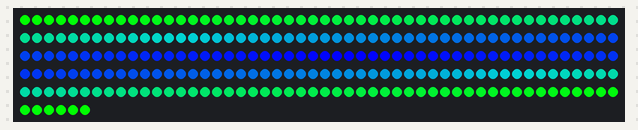
The sketch below on a simulated Arduino Uno, built with avr-gcc and run on an emulated ATmega328P. Parts: 256 RGB LEDs in strip order, left to right, continuing on the next row.

Above: at 0.17 s.
At 1.69 s:
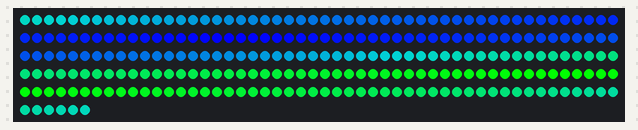
At 3.51 s:
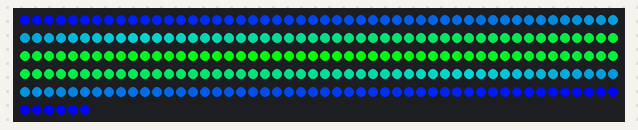
At 5.02 s:
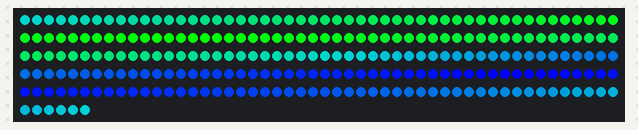
At 6.87 s:
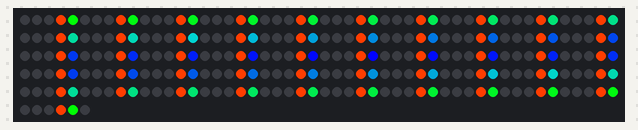
At 34.43 s:
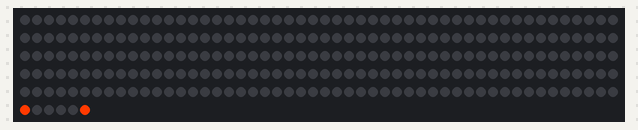

The sketch:

NUI_010_Ambient.ino
```cpp
#include <Adafruit_NeoPixel.h>
#ifdef __AVR__
#include <avr/power.h>
#endif

#define PIN 6

// Parameter 1 = number of pixels in strip
// Parameter 2 = Arduino pin number (most are valid)
// Parameter 3 = pixel type flags, add together as needed:
//   NEO_KHZ800  800 KHz bitstream (most NeoPixel products w/WS2812 LEDs)
//   NEO_KHZ400  400 KHz (classic 'v1' (not v2) FLORA pixels, WS2811 drivers)
//   NEO_GRB     Pixels are wired for GRB bitstream (most NeoPixel products)
//   NEO_RGB     Pixels are wired for RGB bitstream (v1 FLORA pixels, not v2)
//   NEO_RGBW    Pixels are wired for RGBW bitstream (NeoPixel RGBW products)
Adafruit_NeoPixel strip = Adafruit_NeoPixel(256, PIN, NEO_GRB + NEO_KHZ800);

// IMPORTANT: To reduce NeoPixel burnout risk, add 1000 uF capacitor across
// pixel power leads, add 300 - 500 Ohm resistor on first pixel's data input
// and minimize distance between Arduino and first pixel.  Avoid connecting
// on a live circuit...if you must, connect GND first.

void setup() {
  // This is for Trinket 5V 16MHz, you can remove these three lines if you are not using a Trinket
#if defined (__AVR_ATtiny85__)
  if (F_CPU == 16000000) clock_prescale_set(clock_div_1);
#endif
  // End of trinket special code


  strip.begin();
  strip.show(); // Initialize all pixels to 'off'
}

void loop() {
  colorWipe(10);

  autumn(100);
}

// Fill the dots one after the other with a color
void colorWipe( uint8_t wait) {
  for (int j = 0; j < 256; j++) {
    for (uint16_t i = 0; i < strip.numPixels(); i++) {
      strip.setPixelColor(i, Wheel((i + j) & 255));

    }
    strip.show();
    delay(wait);
  }
}


//Theatre-style crawling lights with rainbow effect
void autumn(uint8_t wait) {
  for (int q = 0; q < 256; q++) {
    for (uint16_t i = 0; i < strip.numPixels(); i = i + 5) {
      strip.setPixelColor(i + q, strip.Color(255, abs(64 - q % 128), 0)); //turn every third pixel on
    }
    strip.show();
    delay(wait);

    for (uint16_t i = 0; i < strip.numPixels(); i = i + 5) {
      strip.setPixelColor(i + q, 0);      //turn every third pixel off

    }
  }
}


// Input a value 0 to 255 to get a color value.
// The colours are a transition r - g - b - back to r.
uint32_t Wheel(byte WheelPos) {
  WheelPos = 255 - WheelPos;
  if (WheelPos < 128) {
    return strip.Color(0, 255 - WheelPos * 2, WheelPos * 2);
  }
  WheelPos -= 128;
  return strip.Color(0, WheelPos * 2, 255 - WheelPos * 2);
}

uint32_t WheelR(byte WheelPos) {
  WheelPos = 255 - WheelPos;
  if (WheelPos < 128) {
    return strip.Color(WheelPos * 2, 255 - WheelPos * 2, 0);
  }
  WheelPos -= 128;
  return strip.Color(255 - WheelPos * 2, WheelPos * 2,  0);
}
```
